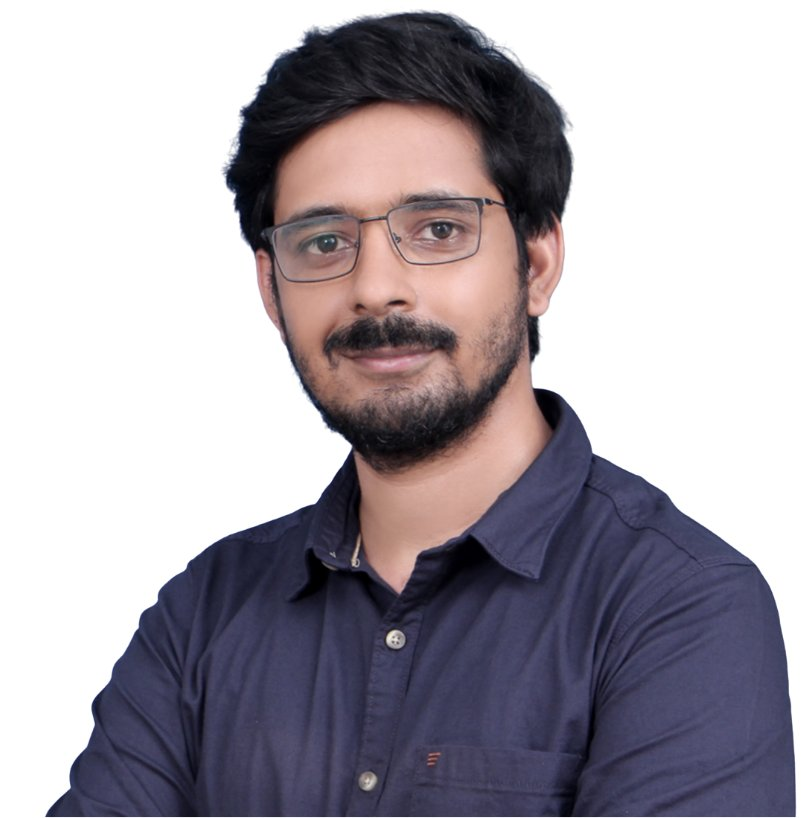
#> input picture backend/storage/uploads/21/profile_photo/19ba8f55-215a-4fc5-869b-e06ab88877b9_varunbhatt.png, 812 x 818 px
$ python -i image_optimization.py   (imports and definitions only)
#> lines starting #> are read from the running program, lines starting #| are printed output that depends on the picture
"""
Image optimization utilities.

Handles image resizing, compression, and format conversion for uploaded images.
"""

from PIL import Image
from io import BytesIO
from typing import Tuple, Optional
import logging

logger = logging.getLogger(__name__)


# Image size configurations (width, height)
PROFILE_PHOTO_SIZE = (400, 400)  # Square profile photos
THUMBNAIL_SIZE = (150, 150)  # Small thumbnails
LARGE_SIZE = (1200, 1200)  # Large display size


class ImageOptimizer:
    """
    Image optimization utility class.

    Provides methods for resizing, compressing, and converting images
    to optimize storage and delivery performance.
    """

    @staticmethod
    def resize_image(
        image_bytes: bytes,
        target_size: Tuple[int, int],
        maintain_aspect_ratio: bool = True
    ) -> BytesIO:
        """
        Resize image to target dimensions.

        Args:
            image_bytes: Original image bytes
            target_size: Target (width, height) in pixels
            maintain_aspect_ratio: If True, maintains aspect ratio and fits within target_size

        Returns:
            BytesIO object containing resized image

        Raises:
            Exception: If image processing fails
        """
        try:
            # Open image from bytes
            image = Image.open(BytesIO(image_bytes))

            # Convert RGBA to RGB if necessary (for JPEG compatibility)
            if image.mode in ('RGBA', 'LA', 'P'):
                background = Image.new('RGB', image.size, (255, 255, 255))
                if image.mode == 'P':
                    image = image.convert('RGBA')
                background.paste(image, mask=image.split()[-1] if image.mode == 'RGBA' else None)
                image = background

            if maintain_aspect_ratio:
                # Resize maintaining aspect ratio (thumbnail method)
                image.thumbnail(target_size, Image.Resampling.LANCZOS)
            else:
                # Resize to exact dimensions
                image = image.resize(target_size, Image.Resampling.LANCZOS)

            # Save to BytesIO
            output = BytesIO()
            image.save(output, format='JPEG', quality=85, optimize=True)
            output.seek(0)

            logger.info(f"Image resized to {image.size}")
            return output

        except Exception as e:
            logger.error(f"Failed to resize image: {e}")
            raise

    # [89 lines left out: functions compress_image, convert_to_webp, not called in this run]

    @staticmethod
    def create_thumbnail(image_bytes: bytes, size: Tuple[int, int] = THUMBNAIL_SIZE) -> BytesIO:
        """
        Create thumbnail from image.

        Args:
            image_bytes: Original image bytes
            size: Thumbnail size (width, height)

        Returns:
            BytesIO object containing thumbnail

        Raises:
            Exception: If image processing fails
        """
        return ImageOptimizer.resize_image(image_bytes, size, maintain_aspect_ratio=True)

    # [70 lines left out: functions optimize_profile_photo, get_image_dimensions, validate_image_format, not called in this run]


# Convenience functions for common operations

# [63 lines not run here, left out]

>>> import cv2
>>> picture = cv2.imread('../../storage/uploads/21/profile_photo/19ba8f55-215a-4fc5-869b-e06ab88877b9_varunbhatt.png', cv2.IMREAD_GRAYSCALE)
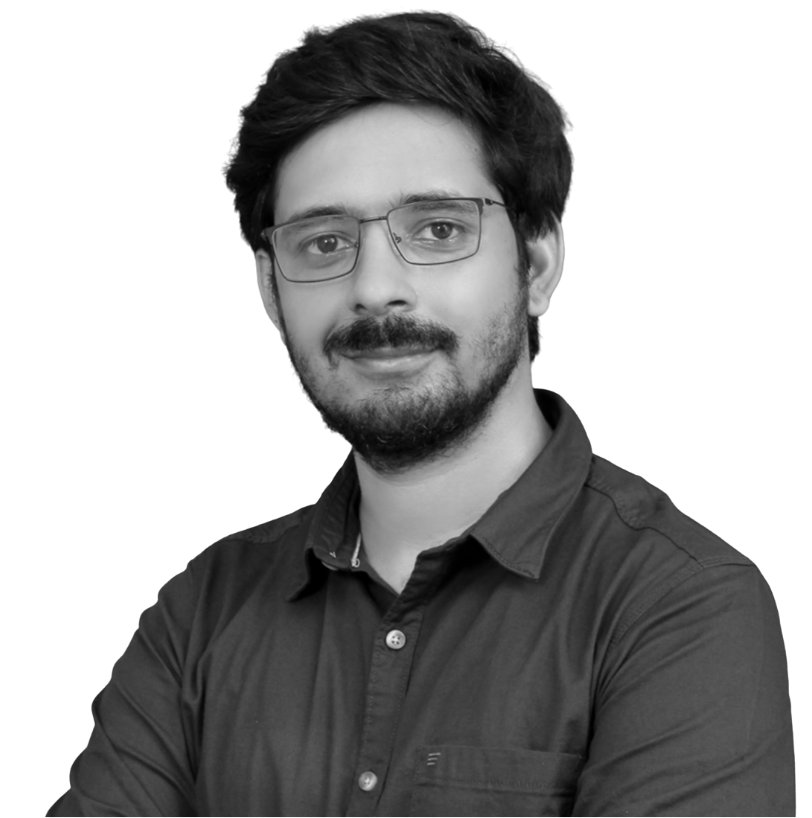
#> picture: shape (818, 812); min 0, max 255, mean 166
>>> result = ImageOptimizer().create_thumbnail(picture)
#> (the run stopped early here; a loop or call above may not have finished)
